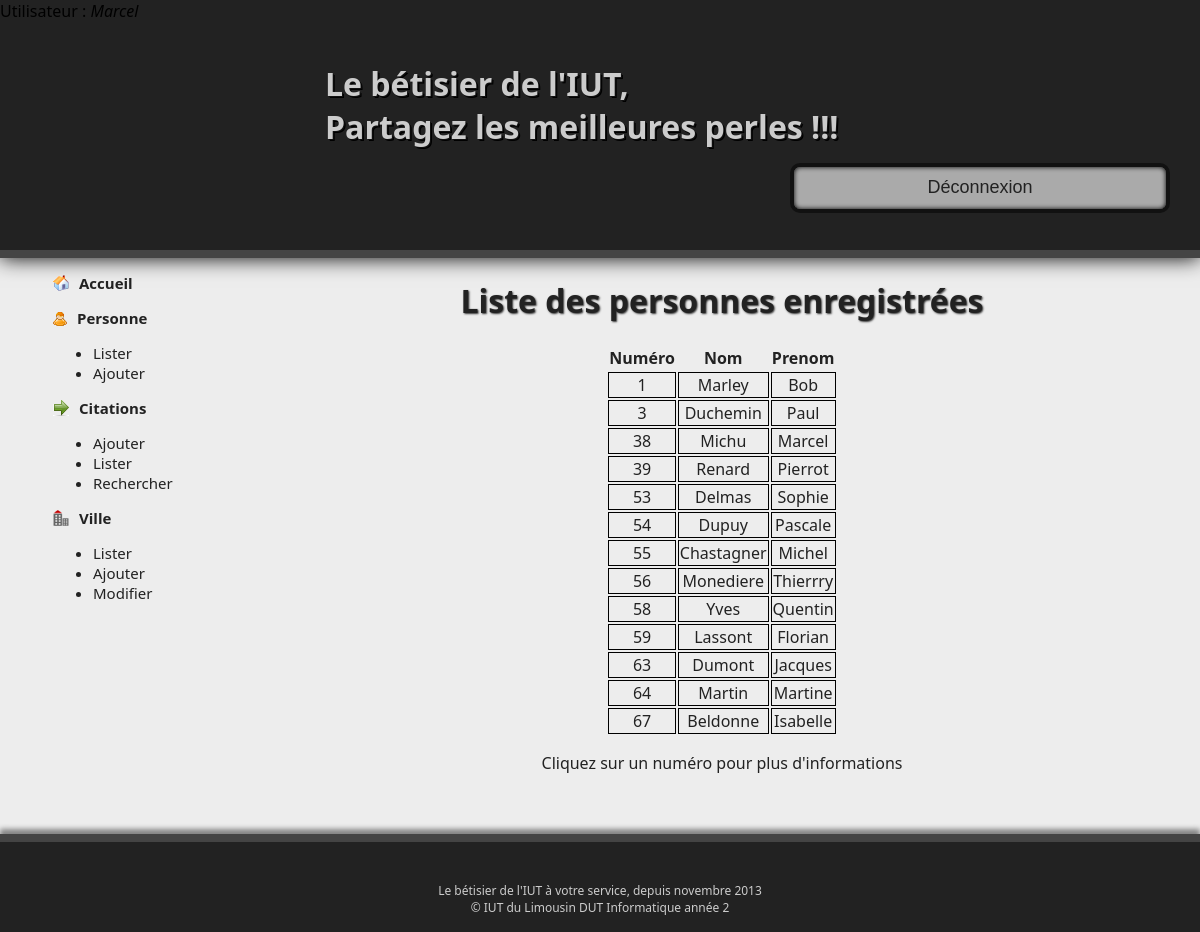
The app's page /index.php?page=2 (signed in) with its own data.
### tables this page shows
CREATE TABLE IF NOT EXISTS `personne` (
`per_num` int(11) NOT NULL,
  `per_nom` varchar(30) NOT NULL,
  `per_prenom` varchar(30) NOT NULL,
  `per_tel` char(14) NOT NULL,
  `per_mail` varchar(30) NOT NULL,
  `per_admin` int(11) NOT NULL,
  `per_login` varchar(20) NOT NULL,
  `per_pwd` varchar(100) NOT NULL
);

### classes/Autoloader.class.php (called while the page is built, shortened)
<?php
class Autoloader
{
    static function autoload($class){
        if (strpos($class, __NAMESPACE__ . '\\') === 0){
            $class = str_replace(__NAMESPACE__ . '\\', '', $class);
            $class = str_replace('\\', '/', $class);
        }
    }
}

### classes/App.class.php (called while the page is built, shortened)
<?php
class App{
    private static $database;
    public static function getDb(){
        if(self::$database === null){
            self::$database = new Database();
        }
        return self::$database;
    }
}
?>

### classes/Database.class.php (called while the page is built, shortened)
<?php
class Database
{
    private $pdo;
    public function getPDO(){
        if ($this->pdo === null) {
            $pdo = new PDO('mysql:dbname=' . DBNAME . ';host=' . DBHOST.';charset=utf8', DBUSER, DBPASSWD);
            $pdo->setAttribute(PDO::ATTR_ERRMODE, PDO::ERRMODE_EXCEPTION);
            $this->pdo = $pdo;
        }
        return $this->pdo;
    }
    public function query($statement, $one = false){
        $req = $this->getPDO()->query($statement);
        if ($one){
            $data = $req->fetch(PDO::FETCH_OBJ);
        }else{
            $data = $req->fetchAll(PDO::FETCH_OBJ);
        }
        return $data;
    }
}

### classes/UTI/PersManager.class.php (called while the page is built, shortened)
<?php
class PersManager
{
    public function getAllPers()
    {
        return App::getDb()->query('SELECT per_num, per_nom, per_prenom FROM personne');
    }
}
?>

### include/pages/listerPersonnes.inc.php (the view, shortened to what this page needs)
<h1>Liste des personnes enregistrées</h1>
<table id="listPers" >
<tr>
<th>Numéro</th>
<th>Nom</th>
<th>Prenom</th>
</tr>
<?php
$managerEtu = new EtudiantManager();
$personnes = $managerEtu->getAllPers();
foreach ($personnes as $pers) {
?>
	<tr>
	<td class="listPers" onclick="eventPers(<?=$pers->per_num?>)"><?php echo $pers->per_num ?></td>
	<td><?php echo $pers->per_nom ?></td>
	<td><?php echo $pers->per_prenom ?></td>
	</tr>
<?php
}
?>
</table>
<p>Cliquez sur un numéro pour plus d'informations</p>
<br>
<br>

### css/stylesheet.css (style rules this page uses)
body { background-color:#222222; color: black; font-family: "Segoe UI", Verdana, serif; font-size:12pt; margin:0; padding:0; position:relative; }
h1 { text-shadow:1px 1px 2px #333333; }
td { border: 1px solid black; }
table { margin-left: auto; margin-right: auto; }

### records on screen
personne: per_num "1", per_nom "Marley", per_prenom "Bob"
personne: per_num "3", per_nom "Duchemin", per_prenom "Paul"
personne: per_num "38", per_nom "Michu", per_prenom "Marcel"
personne: per_num "39", per_nom "Renard", per_prenom "Pierrot"
personne: per_num "53", per_nom "Delmas", per_prenom "Sophie"
personne: per_num "54", per_nom "Dupuy", per_prenom "Pascale"
personne: per_num "55", per_nom "Chastagner", per_prenom "Michel"
personne: per_num "56", per_nom "Monediere", per_prenom "Thierrry"
personne: per_num "58", per_nom "Yves", per_prenom "Quentin"
personne: per_num "59", per_nom "Lassont", per_prenom "Florian"
personne: per_num "63", per_nom "Dumont", per_prenom "Jacques"
personne: per_num "64", per_nom "Martin", per_prenom "Martine"
personne: per_num "67", per_nom "Beldonne", per_prenom "Isabelle"

### other values on screen
$_SESSION['login'] "Marcel"
